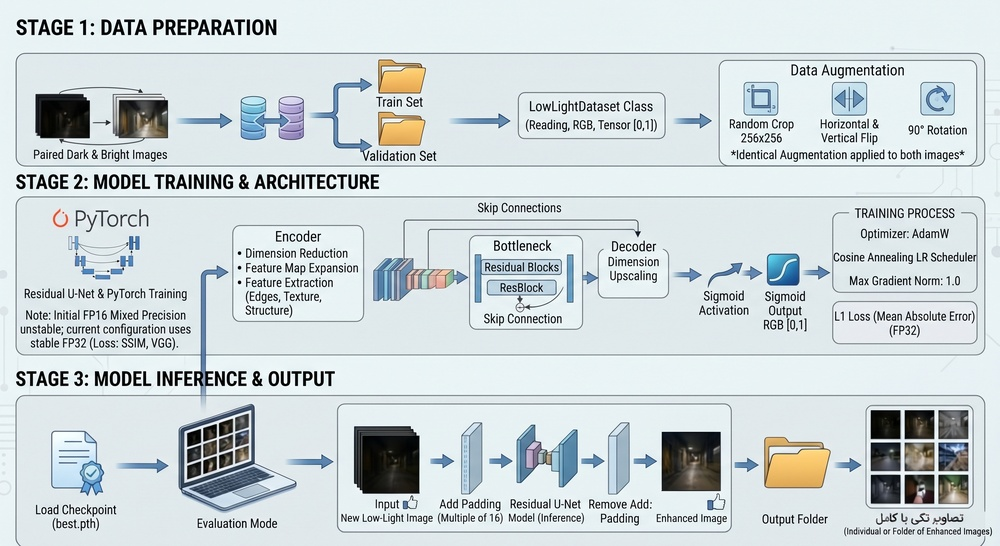
#> input picture assets/pipeline.jpeg, 1000 x 546 px, shrunk from 2814 x 1536 before the run
$ python compare_classical.py --input ../assets/pipeline.jpeg   (older library calls are emulated)
#> lines starting #> are read from the running program, lines starting #| are printed output that depends on the picture
### src/llie/classical.py
"""Classical low-light enhancement baselines implemented with OpenCV/NumPy."""
import cv2
import numpy as np


def _uint8(image):
    if isinstance(image, str): image = cv2.imread(image, cv2.IMREAD_COLOR)
    if image is None: raise ValueError("Could not read image")
    if image.dtype != np.uint8: image = np.clip(image, 0, 255).astype(np.uint8)
    return image


def histogram_equalization(image):
    image = _uint8(image); ycrcb = cv2.cvtColor(image, cv2.COLOR_BGR2YCrCb)
    ycrcb[:, :, 0] = cv2.equalizeHist(ycrcb[:, :, 0])
    return cv2.cvtColor(ycrcb, cv2.COLOR_YCrCb2BGR)


def clahe(image, clip_limit=2.0, tile_grid_size=(8, 8)):
    image = _uint8(image); lab = cv2.cvtColor(image, cv2.COLOR_BGR2LAB)
    l, a, b = cv2.split(lab)
    l = cv2.createCLAHE(clipLimit=clip_limit, tileGridSize=tile_grid_size).apply(l)
    return cv2.cvtColor(cv2.merge((l, a, b)), cv2.COLOR_LAB2BGR)


def gamma_correction(image, gamma=None):
    image = _uint8(image)
    if gamma is None:
        luminance = cv2.cvtColor(image, cv2.COLOR_BGR2GRAY).mean() / 255.0
        gamma = np.clip(np.log(max(luminance, 1e-4) / 0.5) / np.log(0.5), 0.4, 6.0)
    inv = 1.0 / float(gamma)
    table = np.clip((np.arange(256) / 255.0) ** inv * 255, 0, 255).astype(np.uint8)
    return cv2.LUT(image, table)


def single_scale_retinex(image, sigma=30):
    image = _uint8(image).astype(np.float32) + 1.0
    blur = cv2.GaussianBlur(image, (0, 0), sigma) + 1.0
    result = np.log(image) - np.log(blur)
    out = np.empty_like(result)
    for c in range(3):
        channel = result[:, :, c]; lo, hi = np.percentile(channel, (1, 99))
        out[:, :, c] = np.clip((channel - lo) / max(hi - lo, 1e-6) * 255, 0, 255)
    return out.astype(np.uint8)


def multi_scale_retinex(image, sigmas=(15, 80, 250)):
    image = _uint8(image).astype(np.float32) + 1.0
    log_image = np.log(image); result = np.zeros_like(image)
    for sigma in sigmas:
        blur = cv2.GaussianBlur(image, (0, 0), sigma) + 1.0
        result += log_image - np.log(blur)
    result /= len(sigmas); out = np.empty_like(result)
    for c in range(3):
        lo, hi = np.percentile(result[:, :, c], (1, 99))
        out[:, :, c] = np.clip((result[:, :, c] - lo) / max(hi - lo, 1e-6) * 255, 0, 255)
    return out.astype(np.uint8)


def msrcr(image, sigmas=(15, 80, 250), gain=192, offset=-30):
    image = _uint8(image).astype(np.float32) + 1.0
    msr = np.zeros_like(image); log_sum = np.log(np.sum(image, axis=2, keepdims=True))
    for sigma in sigmas:
        blur = cv2.GaussianBlur(image, (0, 0), sigma) + 1.0
        msr += np.log(image) - np.log(blur)
    msr /= len(sigmas)
    color_restore = np.log(125.0 * image) - log_sum
    result = gain * (msr * color_restore + offset / max(gain, 1))
    lo, hi = np.percentile(result, (1, 99))
    return np.clip((result - lo) / max(hi - lo, 1e-6) * 255, 0, 255).astype(np.uint8)


def exposure_fusion(image):
    image = _uint8(image)
    candidates = [gamma_correction(image, g) for g in (0.5, 1.0, 1.5)]
    candidates.append(clahe(image, clip_limit=3.0))
    weights = []
    for candidate in candidates:
        f = candidate.astype(np.float32) / 255.0
        gray = cv2.cvtColor(candidate, cv2.COLOR_BGR2GRAY).astype(np.float32) / 255.0
        contrast = np.abs(cv2.Laplacian(gray, cv2.CV_32F)) + 1e-3
        saturation = np.std(f, axis=2) + 1e-3
        well_exposed = np.exp(-0.5 * ((gray - 0.5) / 0.2) ** 2) + 1e-3
        weights.append(contrast * saturation * well_exposed)
    weights = np.stack(weights, axis=0)
    weights /= np.sum(weights, axis=0, keepdims=True) + 1e-8
    fused = sum(c.astype(np.float32) * weights[i, :, :, None] for i, c in enumerate(candidates))
    return np.clip(fused, 0, 255).astype(np.uint8)


METHODS = {
    "he": histogram_equalization, "clahe": clahe, "gamma": gamma_correction,
    "ssr": single_scale_retinex, "msr": multi_scale_retinex, "msrcr": msrcr,
    "fusion": exposure_fusion,
}

### scripts/compare_classical.py
#!/usr/bin/env python3
"""Run every classical baseline on one image and save a comparison panel."""
import argparse
from pathlib import Path
import cv2
import numpy as np
from PIL import Image, ImageDraw
from llie.classical import METHODS

p = argparse.ArgumentParser(description=__doc__)
p.add_argument("--input", required=True)
p.add_argument("--output-dir", default="outputs/classical_comparison")
p.add_argument("--max-width", type=int, default=480)
a = p.parse_args()
image = cv2.imread(a.input, cv2.IMREAD_COLOR)
#> image is the input picture: shape (546, 1000, 3); mean B, G, R 216.6, 214.2, 205
if image is None: raise SystemExit(f"Could not read input image: {a.input}")
out_dir = Path(a.output_dir); out_dir.mkdir(parents=True, exist_ok=True)
h, w = image.shape[:2]; scale = min(1.0, a.max_width / w)
#> after `h, w = image.shape[:2]`: h = 546; w = 1000
#> after `scale = min(1.0, a.max_width / w)`: scale = 0.48
thumb_size = (max(1, int(w * scale)), max(1, int(h * scale)))
#> thumb_size = (480, 262)
items = [("Original", cv2.cvtColor(image, cv2.COLOR_BGR2RGB))]
for name, method in METHODS.items():
    result = method(image); cv2.imwrite(str(out_dir / f"{name}.png"), result)
    items.append((name.upper(), cv2.cvtColor(result, cv2.COLOR_BGR2RGB)))
#> this loop made 7 passes
#> pass 1, `result = method(image)`:
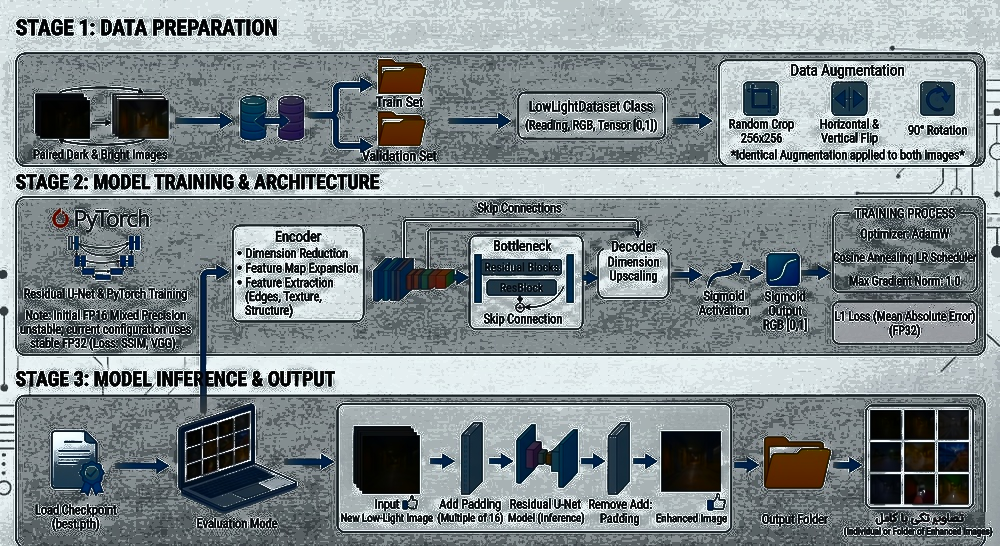
#> result: shape (546, 1000, 3); mean B, G, R 141.5, 138.7, 129.7
#> pass 2, in clahe, `l, a, b = cv2.split(lab)`:
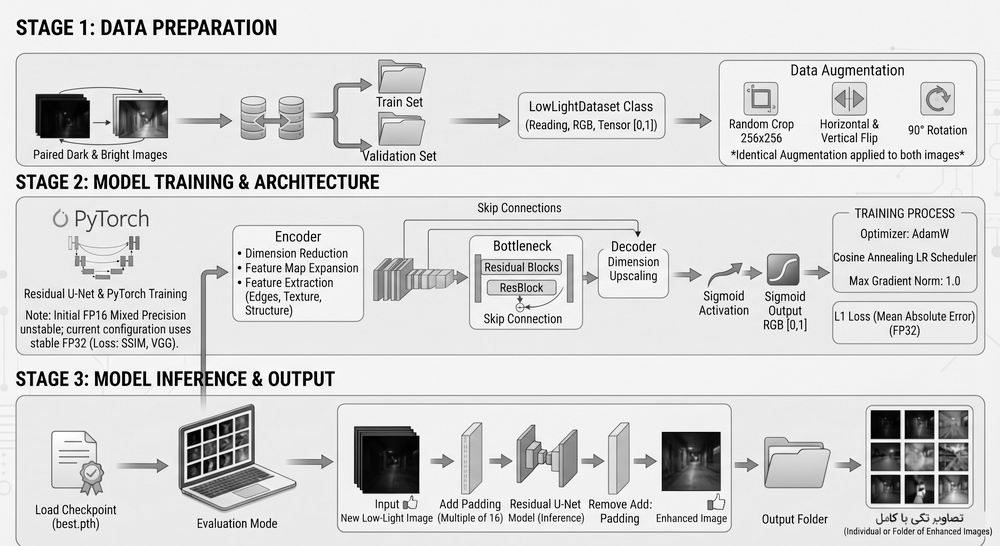
#> l: shape (546, 1000); min 0, max 255, mean 215.5
#> after the loop:
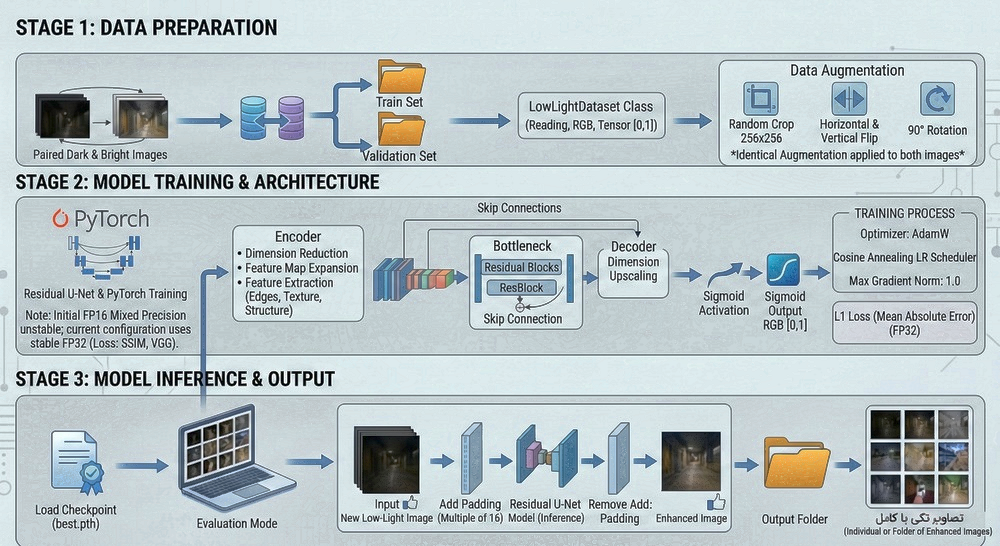
#> result: shape (546, 1000, 3); mean B, G, R 200.6, 197.4, 185.5
#> after the loop, items = 8 items
label_h = 28; columns = 2; rows = (len(items) + columns - 1) // columns
#> after `rows = (len(items) + columns - 1) // columns`: rows = 4
canvas = Image.new("RGB", (columns * thumb_size[0], rows * (thumb_size[1] + label_h)), "white")
#> canvas: PIL image 960x1160 RGB; every value is 255
draw = ImageDraw.Draw(canvas)
for i, (label, arr) in enumerate(items):
    thumb = Image.fromarray(arr).resize(thumb_size)
    x = (i % columns) * thumb_size[0]; y = (i // columns) * (thumb_size[1] + label_h)
    canvas.paste(thumb, (x, y + label_h)); draw.text((x + 8, y + 7), label, fill="black")
#> this loop made 8 passes
#> (label, x, y) on passes 1 to 8: ('Original', 0, 0), ('HE', 480, 0), ('CLAHE', 0, 290), ('GAMMA', 480, 290), ('SSR', 0, 580), ('MSR', 480, 580), ('MSRCR', 0, 870), ('FUSION', 480, 870)
#> pass 1, `thumb = Image.fromarray(arr).resize(thumb_size)`:
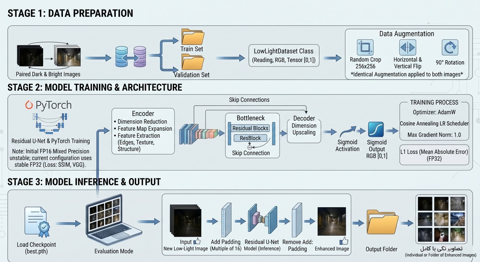
#> thumb: PIL image 480x262 RGB; mean R, G, B 205, 214.2, 216.6
#> pass 2, `thumb = Image.fromarray(arr).resize(thumb_size)`:
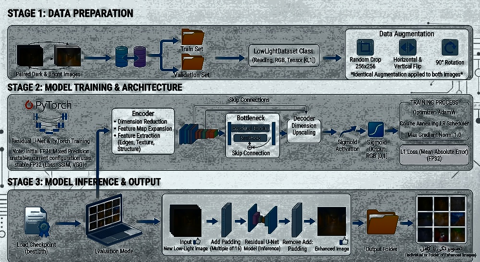
#> thumb: PIL image 480x262 RGB; mean R, G, B 129.8, 138.7, 141.6
#> pass 3, `thumb = Image.fromarray(arr).resize(thumb_size)`:
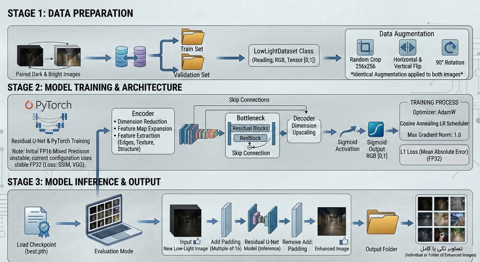
#> thumb: PIL image 480x262 RGB; mean R, G, B 187.9, 196.8, 199
#> after the loop:
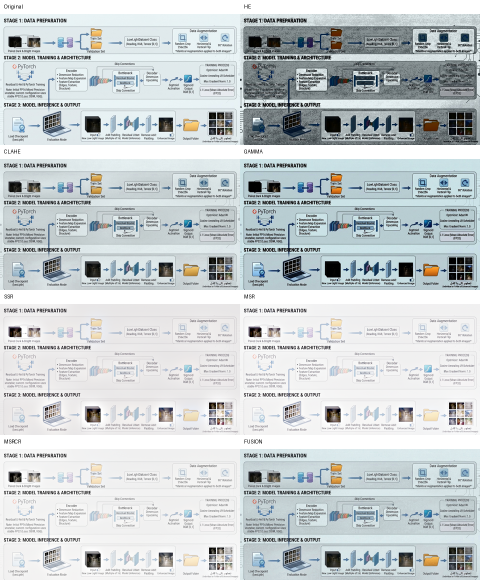
#> canvas: PIL image 960x1160 RGB (shown at 1/2 size); mean R, G, B 200.4, 206.6, 208.6
panel = out_dir / "comparison.png"; canvas.save(panel)
print(f"Saved all methods and comparison panel to {out_dir.resolve()} (panel: {panel.name})")
